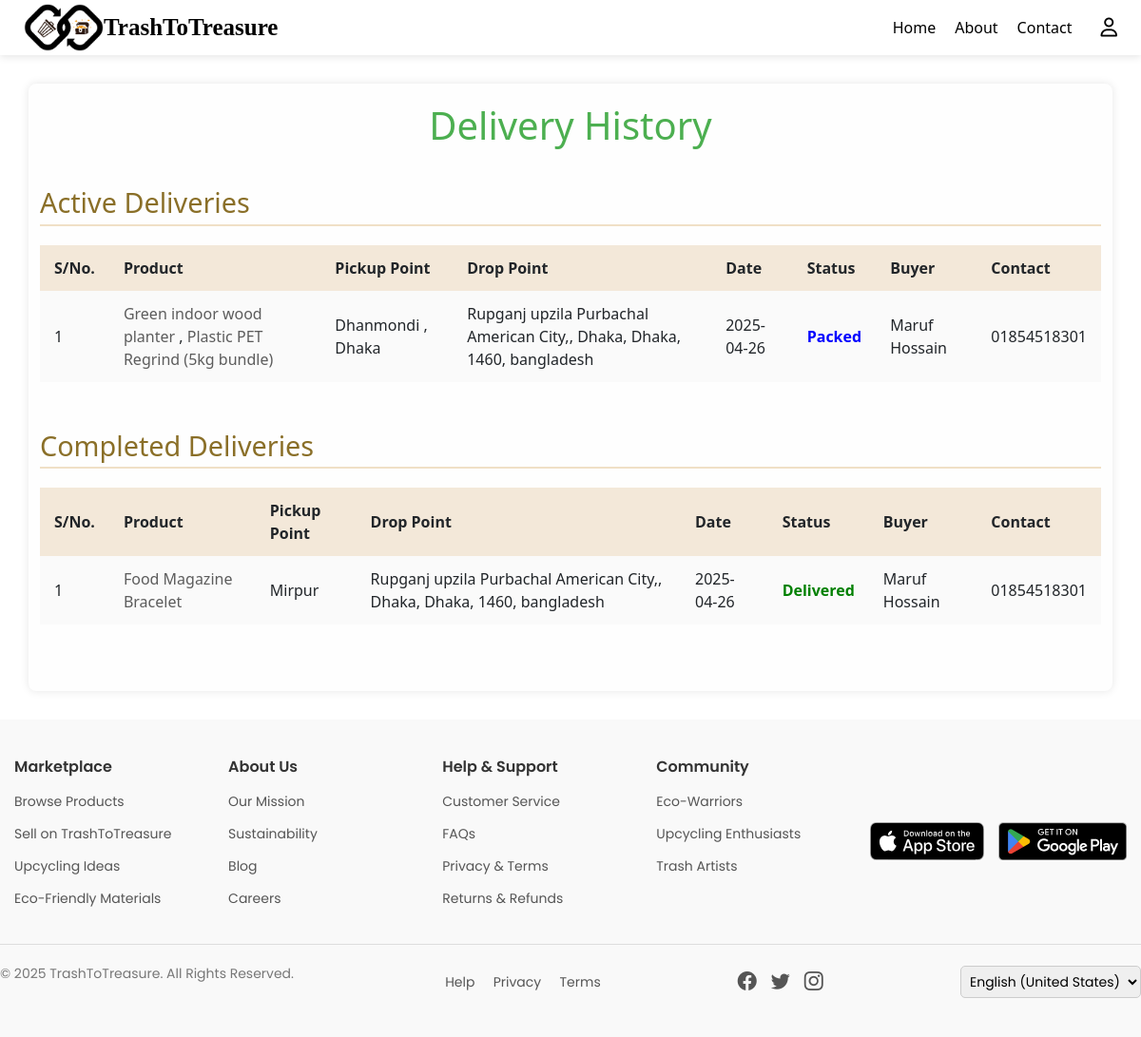
Before: /driver/delivery-history/ (signed in) with the older database file.
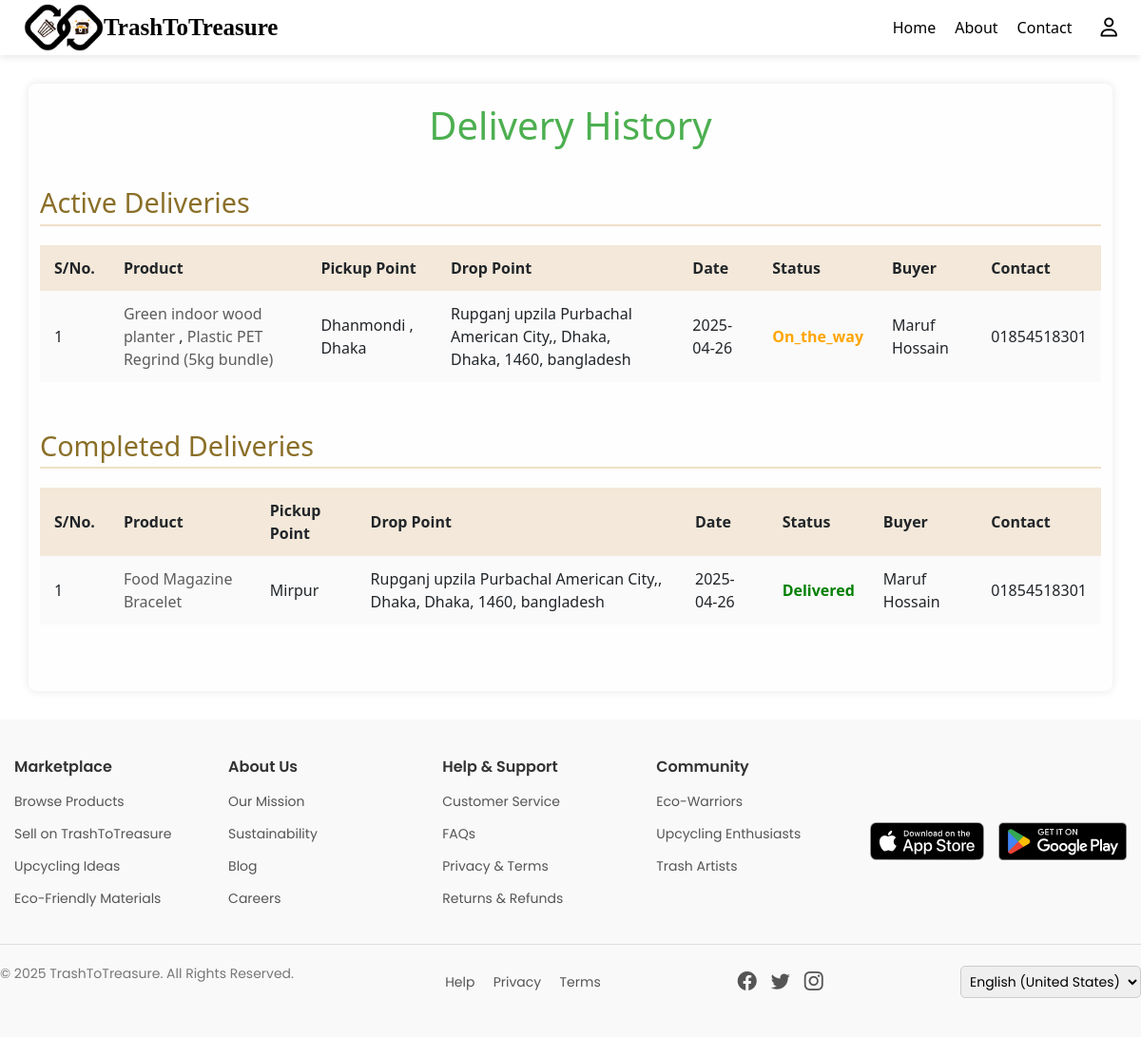
After: the same page with the newer database file.
### marketplace/models.py (models this page shows, shortened)
class Order(models.Model):
    PAYMENT_CHOICES = [
        ('sslcommerz', 'SSLCommerz'),
        ('cod', 'Cash on Delivery'),
    ]
    PAYMENT_STATUS_CHOICES = [
        ('pending', 'Pending'),
        ('paid', 'Paid'),
        ('failed', 'Failed'),
    ]
    DELIVERY_STATUS_CHOICES = [
        ('ready', 'Ready to Ship'),
        ('packed', 'Packed'),
        ('on_the_way', 'On the Way'),
        ('delivered', 'Delivered'),
        ('cancelled', 'Cancelled'),
        ('returned', 'Returned'),
    ]
    buyer = models.ForeignKey(User, on_delete=models.CASCADE)
    first_name = models.CharField(max_length=50, blank=True, null=True)
    last_name = models.CharField(max_length=50, blank=True, null=True)
    company = models.CharField(max_length=100, blank=True, null=True)
    country = models.CharField(max_length=50, blank=True, null=True)
    street_address = models.CharField(max_length=255, blank=True, null=True)
    city = models.CharField(max_length=50, blank=True, null=True)
    state = models.CharField(max_length=50, blank=True, null=True)
    zip_code = models.CharField(max_length=10, blank=True, null=True)
    phone = models.CharField(max_length=20, blank=True, null=True)
    email = models.EmailField(blank=True, null=True)
    payment_method = models.CharField(max_length=20, choices=PAYMENT_CHOICES)
    payment_status = models.CharField(max_length=20, choices=PAYMENT_STATUS_CHOICES, default='pending')
    delivery_status = models.CharField(max_length=20, choices=DELIVERY_STATUS_CHOICES, default='ready')
    total_amount = models.DecimalField(max_digits=10, decimal_places=2)
    created_at = models.DateTimeField(auto_now_add=True)
    assigned_delivery_guy = models.ForeignKey(
        User,
        on_delete=models.SET_NULL,
        null=True,
        blank=True,
        related_name='assigned_orders'
    )
    expected_delivery = models.DateTimeField(null=True, blank=True)

### marketplace/views.py (the view)
# urls.py: path('driver/delivery-history/', views.delivery_history, name='delivery_history'),
def delivery_history(request):
    driver = request.user  # assuming only logged-in drivers can access
    orders = Order.objects.filter(assigned_delivery_guy=request.user)
    active_deliveries = orders.exclude(delivery_status__in=['delivered', 'returned'])
    completed_deliveries = orders.filter(delivery_status__in=['delivered', 'returned'])
    context = {
        'active_deliveries': active_deliveries,
        'completed_deliveries': completed_deliveries,
    }
    return render(request, 'delivery_history.html', context)

### marketplace/templates/delivery_history.html (shortened to what the changed rows need)
{% load static %}
{% include "header.html" %}
<!DOCTYPE html>
<html lang="en">
<head>
  <link rel="stylesheet" href="{% static 'css/delivery_history.css' %}">
</head>
<body>
    <div class="container">
        <div class="page-title">
          <h1>Delivery History</h1>
        </div>
        <h2 class="section-title">Active Deliveries</h2>
        <div class="delivery-table">
          <table>
            <thead>
              <tr>
                <th>S/No.</th>
                <th>Product</th>
                <th>Pickup Point</th>
                <th>Drop Point</th>
                <th>Date</th>
                <th>Status</th>
                <th>Buyer</th>
                <th>Contact</th>
              </tr>
            </thead>
            <tbody>
              {% if active_deliveries %}
                {% for order in active_deliveries %}
                  <tr>
                    <td>{{ forloop.counter }}</td>
                    <td>
                      {% for item in order.items.all %}
                        {% if item.content_type.model == 'upcycledproduct' %}
                          <a href="{% url 'upcycled_product_details' slug=item.item.slug %}">
                            {{ item.item.product_name }}
                          </a>
                        {% else %}
                          <a href="{% url 'trash_item_details' slug=item.item.slug %}">
                            {{ item.item.material_name }}
                          </a>
                        {% endif %}
                        {% if not forloop.last %}, {% endif %}
                      {% endfor %}
                    </td>
                    <td>
                      {% for item in order.items.all %}
                        {{ item.item.location }}
                        {% if not forloop.last %}, {% endif %}
                      {% endfor %}
                    </td>
                    <td>
                      {{ order.street_address }}, {{ order.city }}, {{ order.state }},
                      {{ order.zip_code }}, {{ order.country }}
                    </td>
                    <td>{{ order.created_at|date:"Y-m-d" }}</td>
                    <td class="{{ order.delivery_status }}">
                      {{ order.delivery_status|capfirst }}
                    </td>
                    <td>{{ order.first_name }} {{ order.last_name }}</td>
                    <td>{{ order.phone }}</td>
                  </tr>
                {% endfor %}
              {% else %}
                <tr>
                  <td colspan="8">No active deliveries.</td>
                </tr>
              {% endif %}
            </tbody>
          </table>
        </div>
        <h2 class="section-title">Completed Deliveries</h2>
        <div class="delivery-table">
          <table>
            <thead>
              <tr>
                <th>S/No.</th>
                <th>Product</th>
                <th>Pickup Point</th>
                <th>Drop Point</th>
                <th>Date</th>
                <th>Status</th>
                <th>Buyer</th>
                <th>Contact</th>
              </tr>
            </thead>
          </table>
        </div>
    </div>
</body>
</html>
{% include "footer.html" %}

Changed rows visible on the page:
changed Order: delivery_status "Packed" → "On_the_way"
